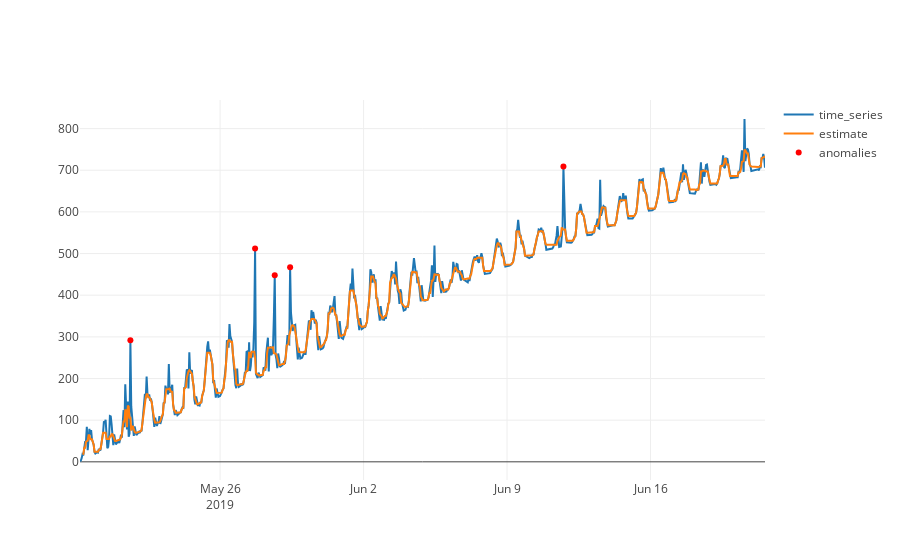

Source (notebook cell):
### Code cell
plotting.plot_decomposition(res)

### Figure 1 — Plotly figure (JSON) as saved in the notebook; plotly's stock layout.template omitted (floating-point values rounded to 4 significant figures; data arrays with more than 128 entries replaced by an {"elided": "..."} marker saying what was removed)
{"data": [{"name": "time_series", "type": "scatter", "uid": "ecad4aad-3d8f-4da2-bf85-2517649c4ff4", "x": {"elided": "706 str values"}, "y": {"elided": "706 int values"}}, {"name": "estimate", "type": "scatter", "uid": "e91b2736-cc52-4ec2-b5e6-c0eccfd74722", "x": {"elided": "706 str values"}, "y": {"elided": "706 float values"}}, {"marker": {"color": "red"}, "mode": "markers", "name": "anomalies", "type": "scatter", "uid": "d9665fc5-3eee-45eb-800f-0e9f2f226620", "x": ["2019-05-21 15:00:00", "2019-05-27 17:00:00", "2019-05-28 16:00:00", "2019-05-29 10:00:00", "2019-06-11 18:00:00"], "y": [292, 512, 448, 467, 709]}], "layout": {}}
